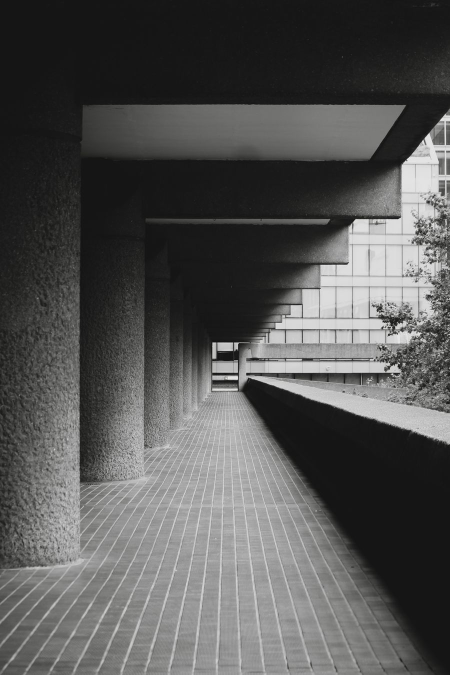
#> input picture almoner-site/img/art-1.jpg, 900 x 1350 px (shown at 1/2 size)
$ python post.py ../img/art-1.jpg ../img/art-2.jpg
#> lines starting #> are read from the running program, lines starting #| are printed output that depends on the picture
# Photographic finish: lens softness, bloom, gentle vignette, film grain.
import sys
from PIL import Image, ImageFilter, ImageChops
import random
src, dst = sys.argv[1], sys.argv[2]
im = Image.open(src).convert('RGB')
#> im is the input picture: PIL image 900x1350 RGB; mean R, G, B 85.2, 85.2, 84.4
soft = im.filter(ImageFilter.GaussianBlur(5))
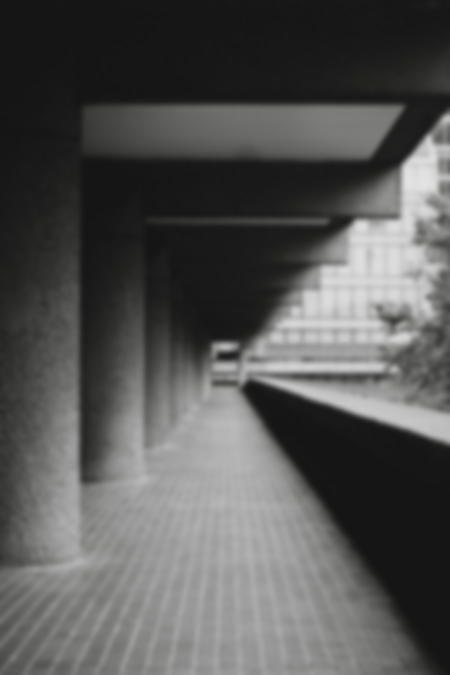
#> soft: PIL image 900x1350 RGB (shown at 1/2 size); mean R, G, B 85.2, 85.2, 84.4
base = Image.blend(im, soft, 0.42)                       # take the CG edge off
glow = im.filter(ImageFilter.GaussianBlur(28))
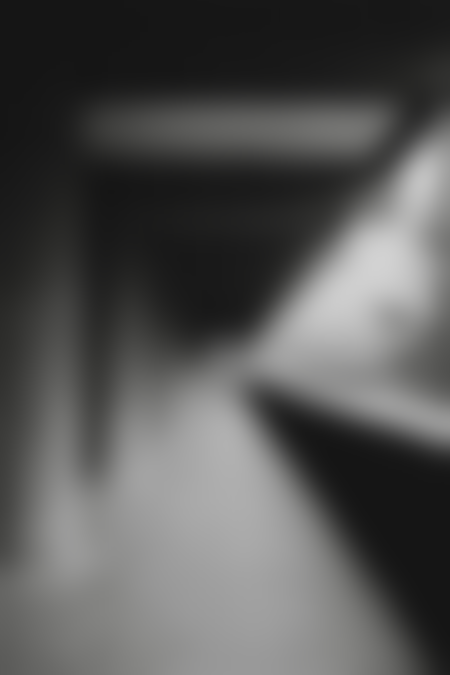
#> glow: PIL image 900x1350 RGB (shown at 1/2 size); mean R, G, B 85.1, 85.1, 84.3
base = ImageChops.screen(base, Image.blend(Image.new('RGB', im.size, 'black'), glow, 0.22))  # bloom
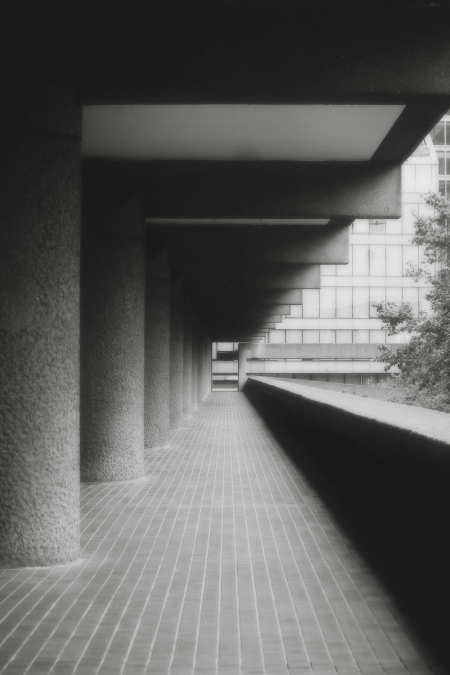
#> base: PIL image 900x1350 RGB (shown at 1/2 size); mean R, G, B 94.7, 94.7, 93.9
W, H = im.size
#> W = 900; H = 1350
vig = Image.radial_gradient('L').resize((W, H)).filter(ImageFilter.GaussianBlur(80))
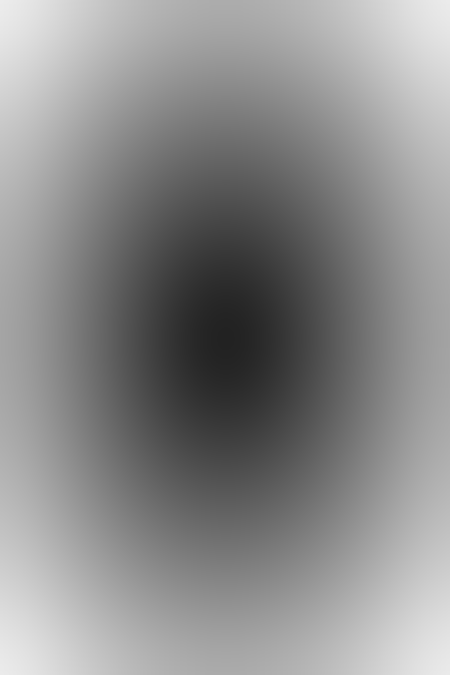
#> vig: PIL image 900x1350 L (shown at 1/2 size); min 34, max 236, mean 139.3
vig = vig.point(lambda v: 255 - int(v * 0.10))
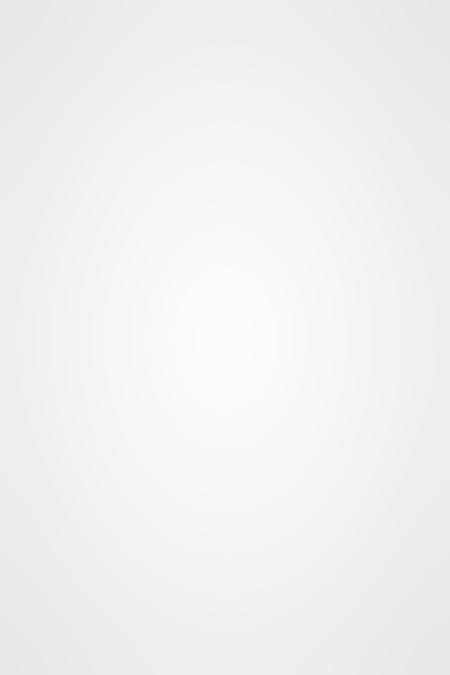
#> vig: PIL image 900x1350 L (shown at 1/2 size); min 232, max 252, mean 241.5
base = ImageChops.multiply(base, Image.merge('RGB', [vig] * 3))
noise = Image.effect_noise((W, H), 18).convert('RGB')
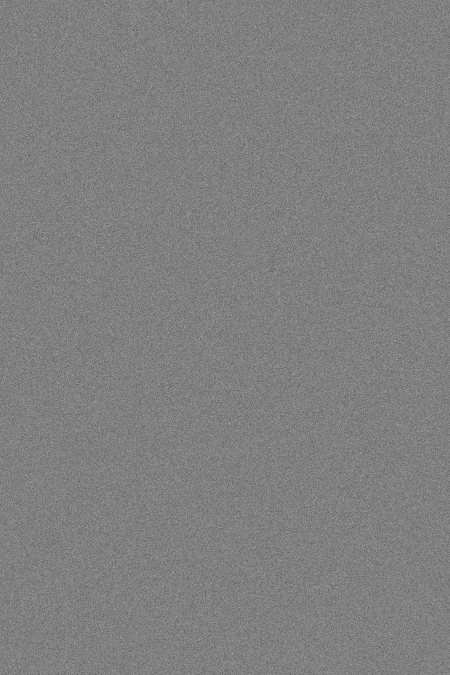
#> noise: PIL image 900x1350 RGB (shown at 1/2 size); min 32, max 212, mean 127.5
base = Image.blend(base, ImageChops.overlay(base, noise), 0.10)  # fine grain
from PIL import ImageEnhance
base = ImageEnhance.Color(base).enhance(1.18)
base = ImageEnhance.Contrast(base).enhance(1.06)
base.save(dst, quality=88)
print('saved', dst, base.size)
#| saved ../img/art-2.jpg (900, 1350)

$ run again, on almoner-site/img/art-3.jpg
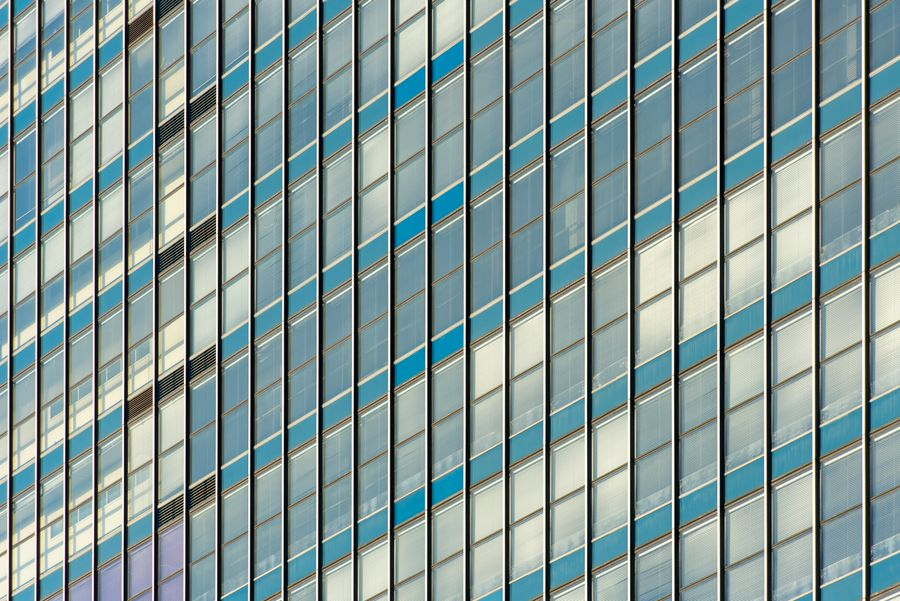
#> input picture almoner-site/img/art-3.jpg, 900 x 601 px
#> im is the input picture: PIL image 900x601 RGB; mean R, G, B 129.4, 150.7, 149.9
#> `glow = im.filter(ImageFilter.GaussianBlur(28))`:
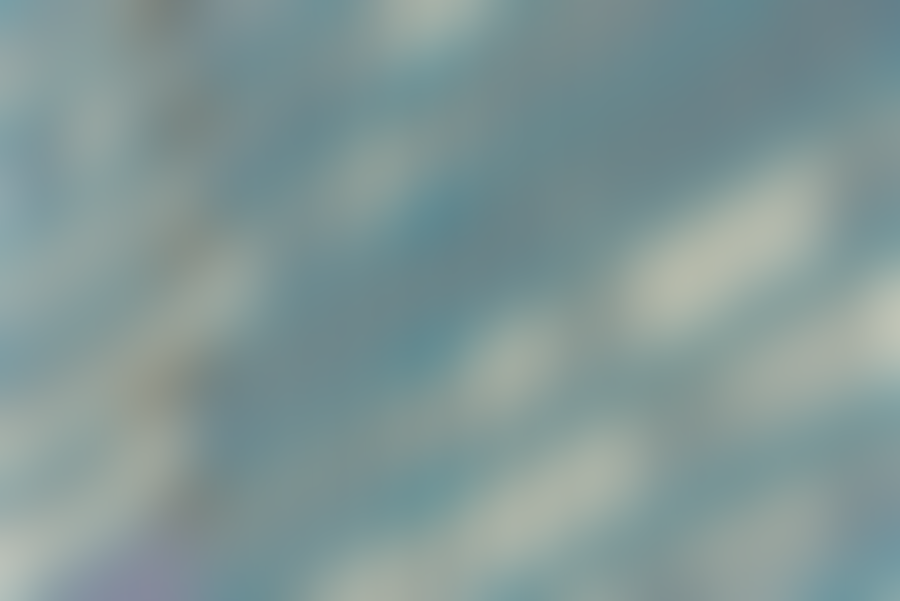
#> glow: PIL image 900x601 RGB; mean R, G, B 129.7, 151.1, 150.3
#> `base = ImageChops.screen(base, Image.blend(Image.new('RGB', im.size, '..`:
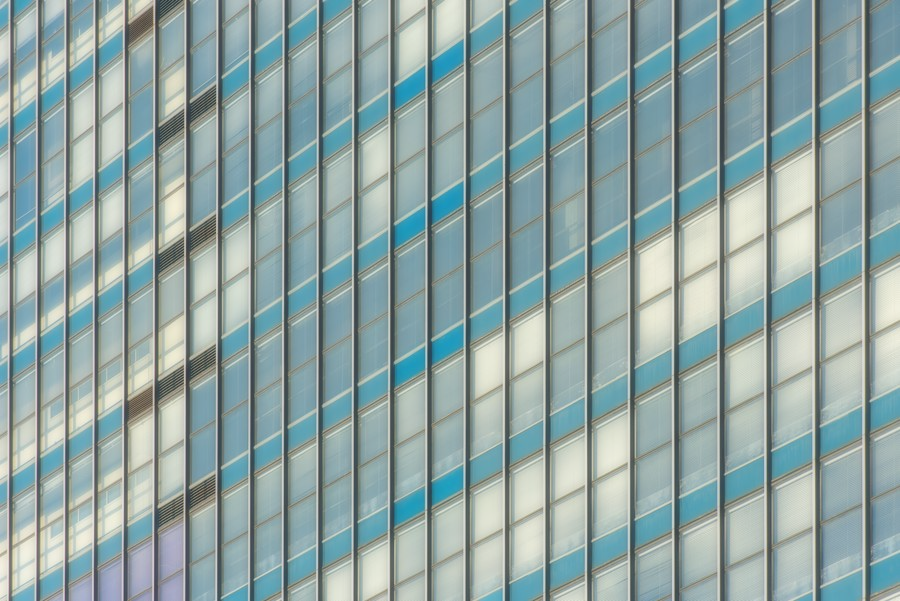
#> base: PIL image 900x601 RGB; mean R, G, B 142.9, 164, 163.3
#| saved ../img/art-3.jpg (900, 601)

$ run again, on almoner-site/img/art-4.jpg
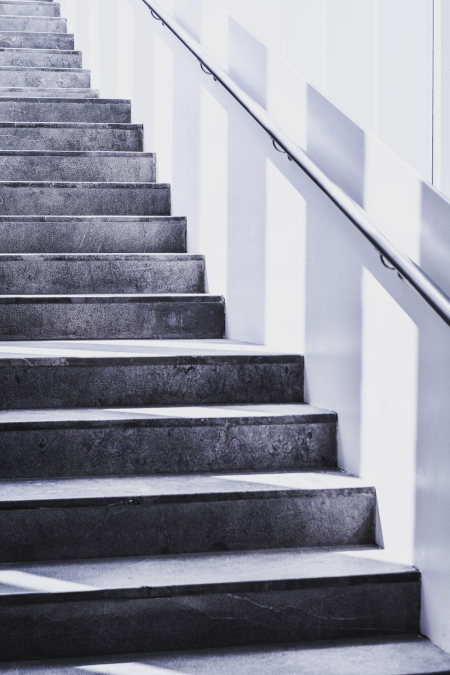
#> input picture almoner-site/img/art-4.jpg, 900 x 1350 px (shown at 1/2 size)
#> im is the input picture: PIL image 900x1350 RGB; mean R, G, B 146.4, 147.1, 158.6
#> `glow = im.filter(ImageFilter.GaussianBlur(28))`:
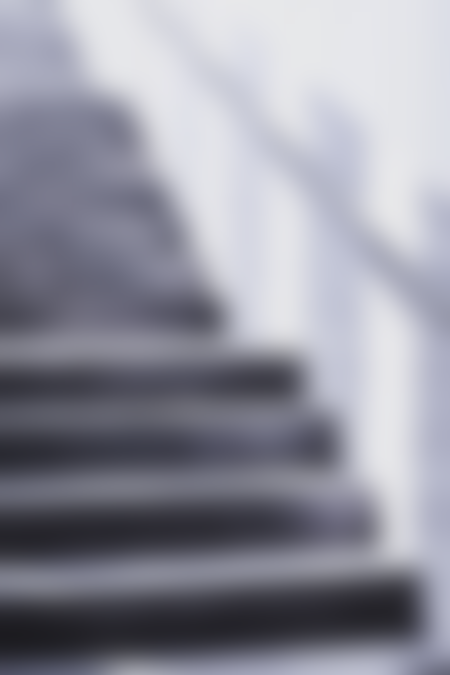
#> glow: PIL image 900x1350 RGB (shown at 1/2 size); mean R, G, B 146.4, 147.1, 158.7
#> `base = ImageChops.screen(base, Image.blend(Image.new('RGB', im.size, '..`:
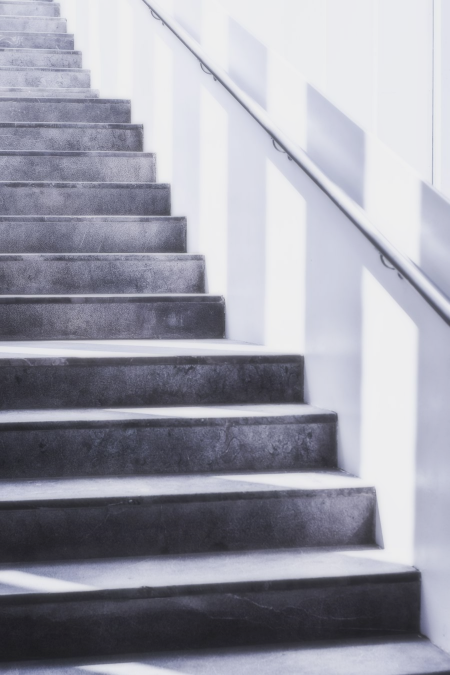
#> base: PIL image 900x1350 RGB (shown at 1/2 size); mean R, G, B 156.5, 157.1, 168.3
#| saved ../img/art-4.jpg (900, 1350)

$ run again, on almoner-site/img/art-5.jpg
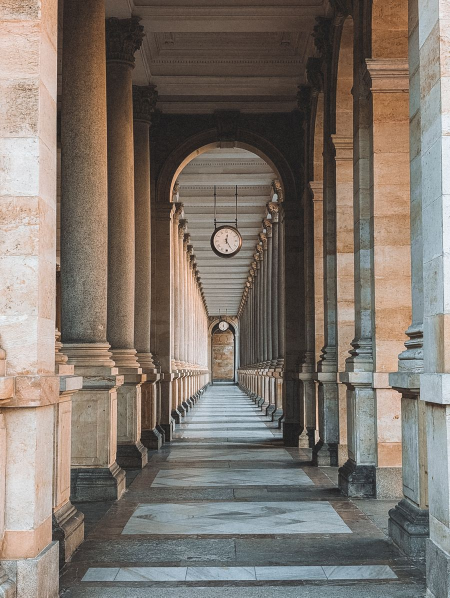
#> input picture almoner-site/img/art-5.jpg, 900 x 1195 px (shown at 1/2 size)
#> im is the input picture: PIL image 900x1195 RGB; mean R, G, B 126.5, 117.3, 108.8
#> `glow = im.filter(ImageFilter.GaussianBlur(28))`:
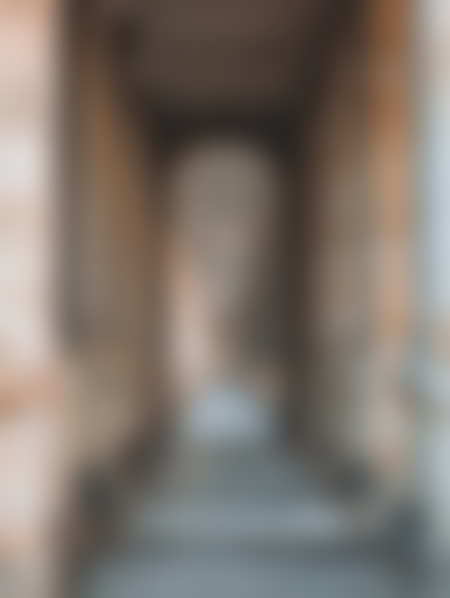
#> glow: PIL image 900x1195 RGB (shown at 1/2 size); mean R, G, B 126.8, 117.5, 109.1
#> `base = ImageChops.screen(base, Image.blend(Image.new('RGB', im.size, '..`:
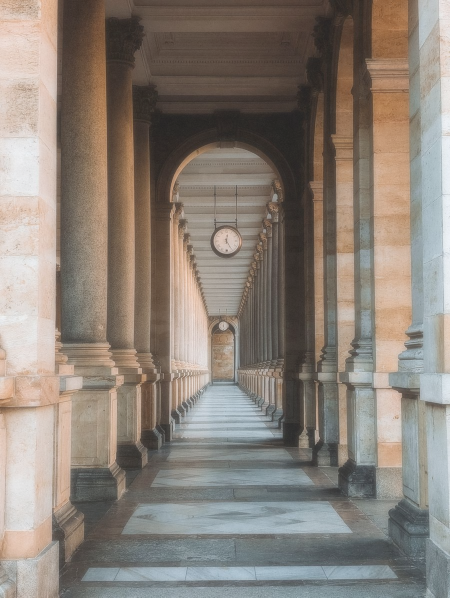
#> base: PIL image 900x1195 RGB (shown at 1/2 size); mean R, G, B 138.6, 129.3, 120.6
#| saved ../img/art-5.jpg (900, 1195)
